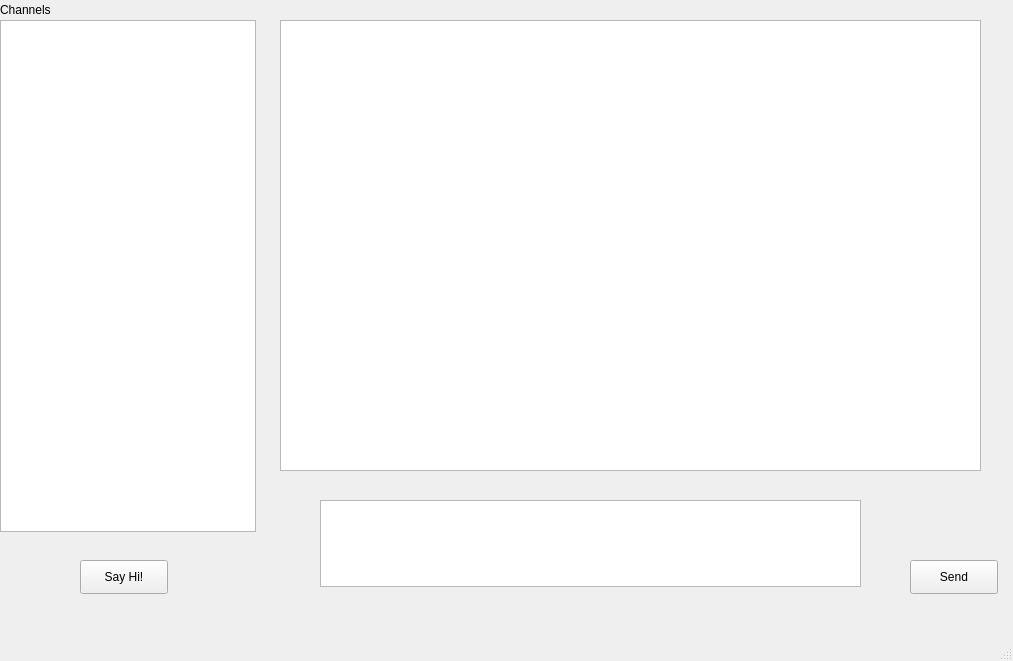
<?xml version="1.0" encoding="UTF-8"?>
<ui version="4.0">
 <class>PyQT5SlackClient</class>
 <widget class="QMainWindow" name="PyQT5SlackClient">
  <property name="geometry">
   <rect>
    <x>0</x>
    <y>0</y>
    <width>1013</width>
    <height>661</height>
   </rect>
  </property>
  <property name="windowTitle">
   <string>Glacier</string>
  </property>
  <widget class="QWidget" name="centralwidget">
   <widget class="QListWidget" name="listWidget">
    <property name="geometry">
     <rect>
      <x>0</x>
      <y>20</y>
      <width>256</width>
      <height>512</height>
     </rect>
    </property>
   </widget>
   <widget class="QPushButton" name="pushButton">
    <property name="geometry">
     <rect>
      <x>910</x>
      <y>560</y>
      <width>88</width>
      <height>34</height>
     </rect>
    </property>
    <property name="text">
     <string>Send</string>
    </property>
   </widget>
   <widget class="QLabel" name="label">
    <property name="geometry">
     <rect>
      <x>0</x>
      <y>0</y>
      <width>60</width>
      <height>20</height>
     </rect>
    </property>
    <property name="text">
     <string>Channels</string>
    </property>
   </widget>
   <widget class="QTextEdit" name="textEdit">
    <property name="geometry">
     <rect>
      <x>320</x>
      <y>500</y>
      <width>541</width>
      <height>87</height>
     </rect>
    </property>
   </widget>
   <widget class="QTextBrowser" name="textBrowser">
    <property name="geometry">
     <rect>
      <x>280</x>
      <y>20</y>
      <width>701</width>
      <height>451</height>
     </rect>
    </property>
   </widget>
   <widget class="QPushButton" name="pushButton_2">
    <property name="geometry">
     <rect>
      <x>80</x>
      <y>560</y>
      <width>88</width>
      <height>34</height>
     </rect>
    </property>
    <property name="text">
     <string>Say Hi!</string>
    </property>
   </widget>
  </widget>
  <widget class="QMenuBar" name="menubar">
   <property name="geometry">
    <rect>
     <x>0</x>
     <y>0</y>
     <width>1013</width>
     <height>30</height>
    </rect>
   </property>
  </widget>
  <widget class="QStatusBar" name="statusbar"/>
 </widget>
 <resources/>
 <connections/>
</ui>
